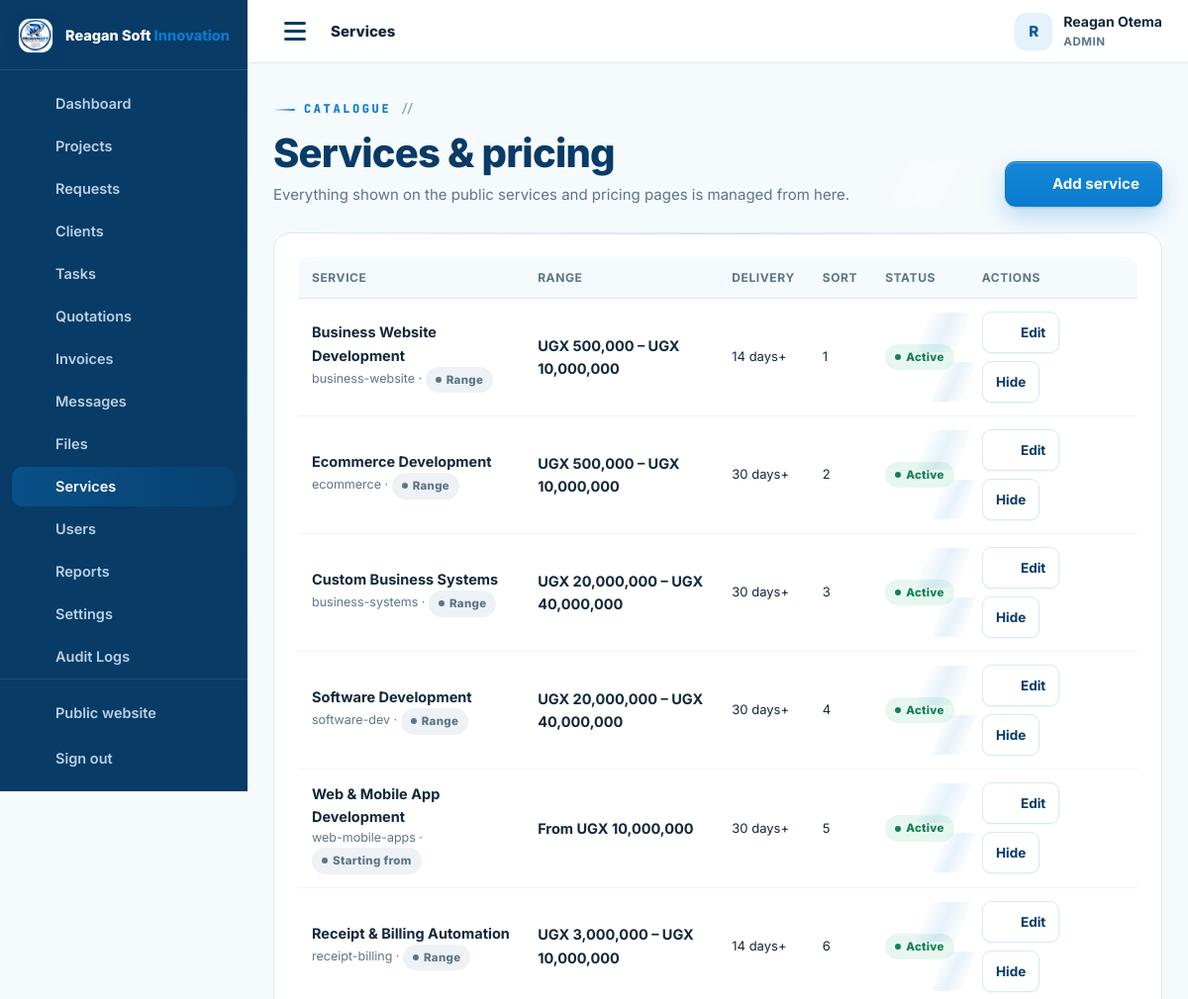
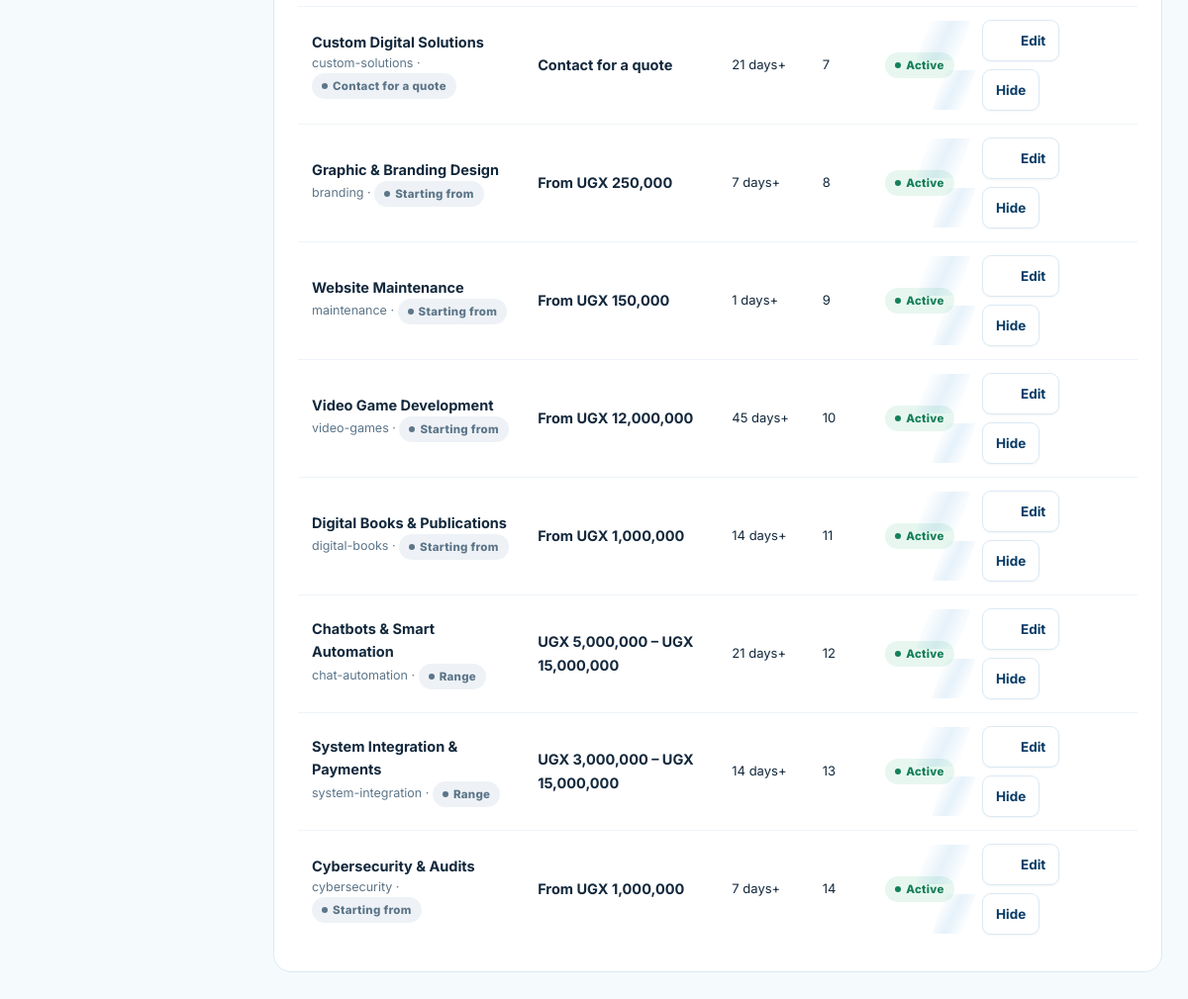
Screenshot of /admin/services.php (signed in) with the database file from the repository (2 pictures, top to bottom).
### tables this page shows
CREATE TABLE IF NOT EXISTS users (
  id INT UNSIGNED AUTO_INCREMENT PRIMARY KEY,
  full_name VARCHAR(150) NOT NULL,
  email VARCHAR(190) NOT NULL UNIQUE,
  phone VARCHAR(40) NULL,
  password_hash VARCHAR(255) NOT NULL,
  role ENUM('admin','staff','client') NOT NULL DEFAULT 'client',
  company VARCHAR(190) NULL,
  address VARCHAR(255) NULL,
  avatar VARCHAR(255) NULL,
   
   
   
   
   
   
  payer_type ENUM('business','individual') NOT NULL DEFAULT 'business',
  tax_id VARCHAR(60) NULL,
  national_id VARCHAR(60) NULL,
  country VARCHAR(80) NOT NULL DEFAULT 'Uganda',
  city VARCHAR(90) NULL,
  billing_terms_at DATETIME NULL,
  active TINYINT(1) NOT NULL DEFAULT 1,
  failed_logins INT UNSIGNED NOT NULL DEFAULT 0,
  locked_until DATETIME NULL,
  last_login_at DATETIME NULL,
  created_at TIMESTAMP DEFAULT CURRENT_TIMESTAMP,
  updated_at TIMESTAMP DEFAULT CURRENT_TIMESTAMP ON UPDATE CURRENT_TIMESTAMP,
  INDEX idx_users_role (role),
  INDEX idx_users_active (active)
);

CREATE TABLE IF NOT EXISTS services (
  id INT UNSIGNED AUTO_INCREMENT PRIMARY KEY,
  name VARCHAR(150) NOT NULL,
  slug VARCHAR(160) NOT NULL UNIQUE,
  description TEXT NOT NULL,
  price_min DECIMAL(14,2) NOT NULL DEFAULT 0,    
  price_max DECIMAL(14,2) NULL,                   
  currency VARCHAR(8) NOT NULL DEFAULT 'UGX',
  pricing_type ENUM('range','starting_from','contact_for_quote') NOT NULL DEFAULT 'starting_from',
  price_note VARCHAR(120) NOT NULL DEFAULT '',    
  features TEXT NULL,                  
  delivery_days INT UNSIGNED NULL,     
  icon VARCHAR(60) NOT NULL DEFAULT 'code-s',    
  status ENUM('active','inactive') NOT NULL DEFAULT 'active',
  sort_order INT UNSIGNED NOT NULL DEFAULT 0,
  created_at TIMESTAMP DEFAULT CURRENT_TIMESTAMP,
  INDEX idx_services_status (status)
);

### config/config.php (called while the page is built, shortened)
<?php
function db(): PDO {
    static $pdo = null;
    if ($pdo === null) {
        try {
            $pdo = new PDO(
                'mysql:host=' . DB_HOST . ';dbname=' . DB_NAME . ';charset=utf8mb4',
                DB_USER,
                DB_PASS,
                [
                    PDO::ATTR_ERRMODE            => PDO::ERRMODE_EXCEPTION,
                    PDO::ATTR_DEFAULT_FETCH_MODE => PDO::FETCH_ASSOC,
                    PDO::ATTR_EMULATE_PREPARES   => false,
                    PDO::ATTR_STRINGIFY_FETCHES  => false,
                    PDO::ATTR_TIMEOUT            => 5,
                    PDO::MYSQL_ATTR_INIT_COMMAND => "SET time_zone = '+03:00', NAMES utf8mb4 COLLATE utf8mb4_unicode_ci",
                ]
            );
        } catch (PDOException $e) {
            db_connection_failed($e);
        }
    }
    return $pdo;
}
function e(mixed $value): string {
    return htmlspecialchars((string)($value ?? ''), ENT_QUOTES, 'UTF-8');
}
function flash(string $key, ?string $value = null): ?string {
    $msg = $_SESSION['flash'][$key] ?? null;
    return $msg;
}
function app_url(string $path = ''): string {
    return APP_URL . ($path === '' ? '' : '/' . ltrim($path, '/'));
}
function current_user(): ?array {
    static $user = false;
    if ($user === false) {
        if (empty($_SESSION['user_id'])) {
            $user = null;
        } else {
            $st = db()->prepare('SELECT * FROM users WHERE id = ? AND active = 1 LIMIT 1');
            $st->execute([(int)$_SESSION['user_id']]);
            $user = $st->fetch() ?: null;
        }
    }
    return $user;
}
function is_logged_in(): bool {
    return current_user() !== null;
}
function user_role(): ?string {
    $u = current_user();
    return $u['role'] ?? null;
}
function require_login(): void {
    if (!is_logged_in()) {
        $_SESSION['intended'] = $_SERVER['REQUEST_URI'] ?? '';
        flash('error', 'Please sign in to continue.');
        redirect(app_url('login.php'));
    }
}
function require_role(string $role): void {
    require_login();
}
function require_admin(): void {
    require_role('admin');
}
require_once __DIR__ . '/../inc/functions.php';

### admin/services.php (the view, shortened to what this page needs)
<?php
require __DIR__ . '/../config/config.php';
require_admin();
$pdo = db();
$services = $pdo->query("SELECT * FROM services ORDER BY sort_order, id")->fetchAll();
$currency = settings('currency');
dashboard_head(['title' => 'Services', 'active' => 'services', 'crumb' => 'Services']);
?>
<div class="dash-head">
  <div>
    <span class="eyebrow">Catalogue</span>
    <h2>Services &amp; pricing</h2>
    <p class="sub">Everything shown on the public services and pricing pages is managed from here.</p>
  </div>
  <button class="btn btn-primary" type="button" data-modal-open="service-modal"><?= icon('plus') ?> Add service</button>
</div>
<section class="panel">
  <?php if ($services): ?>
    <div class="table-wrap">
      <table class="table">
        <thead><tr><th>Service</th><th>Range</th><th>Delivery</th><th>Sort</th><th>Status</th><th>Actions</th></tr></thead>
        <tbody>
          <?php foreach ($services as $s): ?>
            <tr>
              <td><span class="row-title"><?= e($s['name']) ?></span><div class="row-sub"><?= e($s['slug']) ?> · <span class="badge gray"><?= e(pricing_type_label($s['pricing_type'])) ?></span></div></td>
              <td><b><?= e(service_price_display($s, $currency)) ?></b></td>
              <td class="small"><?= $s['delivery_days'] ? (int)$s['delivery_days'] . ' days+' : '—' ?></td>
              <td class="small"><?= (int)$s['sort_order'] ?></td>
              <td><?= status_badge($s['status']) ?></td>
              <td style="min-width:170px">
                <div style="display:flex;gap:8px;flex-wrap:wrap">
                  <a class="btn btn-ghost btn-sm" href="services.php?edit=<?= (int)$s['id'] ?>#service-modal" data-modal-open="service-modal"><?= icon('edit') ?> Edit</a>
                  <form method="post" data-confirm="<?= $s['status'] === 'active' ? 'Hide this service from the website?' : 'Show this service on the website?' ?>">
                    <button class="btn btn-ghost btn-sm" type="submit"><?= $s['status'] === 'active' ? 'Hide' : 'Show' ?></button>
                  </form>
                </div>
              </td>
            </tr>
          <?php endforeach; ?>
        </tbody>
      </table>
    </div>
  <?php else: ?>
    <div class="empty"><?= icon('globe') ?><h4>No services yet</h4><p>Add services to populate the public website and pricing page.</p></div>
  <?php endif; ?>
</section>
<?php dashboard_footer(); ?>

### inc/layout.php (shortened to what this page needs)
<?php
function dashboard_nav_items(): array {
    $role = user_role();
    $client = [
        ['dashboard', 'Dashboard', app_url('client/index.php'), 'dashboard'],
        ['projects', 'My Projects', app_url('client/projects.php'), 'folder'],
        ['request', 'New Request', app_url('client/request.php'), 'plus'],
        ['messages', 'Messages', app_url('client/messages.php'), 'chat'],
        ['files', 'Files', app_url('client/files.php'), 'file'],
        ['notifications', 'Notifications', app_url('client/notifications.php'), 'bell'],
        ['billing', 'Payment Details', app_url('client/billing.php'), 'receipt'],
        ['profile', 'Profile', app_url('client/profile.php'), 'user'],
    ];
    $staff = [
        ['dashboard', 'Dashboard', app_url('admin/index.php'), 'dashboard'],
        ['projects', 'Projects', app_url('admin/projects.php'), 'folder'],
        ['requests', 'Requests', app_url('admin/requests.php'), 'inbox'],
        ['clients', 'Clients', app_url('admin/clients.php'), 'users'],
        ['tasks', 'Tasks', app_url('admin/tasks.php'), 'list'],
        ['quotations', 'Quotations', app_url('admin/quotations.php'), 'doc'],
        ['invoices', 'Invoices', app_url('admin/invoices.php'), 'money'],
        ['messages', 'Messages', app_url('admin/messages.php'), 'chat'],
        ['files', 'Files', app_url('admin/files.php'), 'file'],
    ];
    if ($role === 'admin') {
        $staff = array_merge($staff, [
            ['services', 'Services', app_url('admin/services.php'), 'globe'],
            ['users', 'Users', app_url('admin/users.php'), 'users'],
            ['reports', 'Reports', app_url('admin/reports.php'), 'chart'],
            ['settings', 'Settings', app_url('admin/settings.php'), 'settings'],
            ['audit', 'Audit Logs', app_url('admin/audit.php'), 'search'],
        ]);
    }
    return $role === 'client' ? $client : $staff;
}
function dashboard_head(array $page = []): void {
    $user = current_user();
    $role = user_role();
    $items = dashboard_nav_items();
    $active = $page['active'] ?? '';
    $loginUrl = $role === 'client' ? app_url('client/index.php') : app_url('admin/index.php');
    ?>
<!doctype html>
<html lang="en">
<head>
<link rel="stylesheet" href="<?= app_url('assets/css/style.css') ?>">
<link rel="stylesheet" href="<?= app_url('assets/css/tech.css') ?>">
</head>
<body class="dash-body">
<div class="dash-layout">
  <aside class="sidebar" id="sidebar" aria-label="Portal navigation">
    <div class="sidebar-brand">
      <a class="brand" href="<?= $loginUrl ?>">
        <img src="<?= app_url('assets/img/reagansoftinnovation-logo.jpeg') ?>" alt="" width="38" height="38">
        <span class="brand-text">Reagan Soft <b>Innovation</b></span>
      </a>
    </div>
    <nav class="side-nav">
      <?php foreach ($items as $it): ?>
        <a href="<?= e($it[2]) ?>" class="<?= $active === $it[0] ? 'active' : '' ?>">
          <?= icon($it[3]) ?><span><?= e($it[1]) ?></span>
        </a>
      <?php endforeach; ?>
    </nav>
    <div class="side-bottom">
      <a href="<?= app_url($role !== 'client' ? 'index.php' : 'index.php') ?>"><?= icon('globe') ?><span>Public website</span></a>
      <a href="<?= app_url('logout.php') ?>"><?= icon('logout') ?><span>Sign out</span></a>
    </div>
  </aside>
  <div class="dash-shell">
    <header class="dash-topbar">
      <button class="menu menu-dark" id="sidebar-toggle" aria-label="Toggle navigation" aria-expanded="false">
        <span class="menu-icon"></span>
      </button>
      <div class="dash-topbar-title">
        <span class="dash-crumb"><?= e($page['crumb'] ?? 'Portal') ?></span>
      </div>
      <div class="dash-topbar-right">
        <div class="user-chip">
          <span class="user-avatar"><?= e(mb_strtoupper(mb_substr($user['full_name'] ?? '?', 0, 1))) ?></span>
          <div class="user-meta">
            <strong><?= e($user['full_name'] ?? '') ?></strong>
            <small><?= e(mb_strtoupper($role)) ?></small>
          </div>
        </div>
      </div>
    </header>
    <main class="dash-main" id="main">
<?php
}
function dashboard_footer(): void {
    ?>
    </main>
  </div>
</div>
</body>
</html>
<?php
}
    ?>

### inc/functions.php (shortened to what this page needs)
<?php
function settings(?string $key = null, ?string $default = ''): string {
    static $cache = null;
    if ($cache === null) {
        $cache = [
            'company_name' => APP_NAME,
            'company_phone' => '+256772514889',
            'company_whatsapp' => '+256730314979',
            'payment_mtn_number' => '+256730314979',
            'currency' => 'UGX',
        ];
        try {
            $rows = db()->query('SELECT setting_key, setting_value FROM settings')->fetchAll();
            foreach ($rows as $r) {
                $cache[$r['setting_key']] = (string)$r['setting_value'];
            }
        } catch (Throwable $e) {
            log_error('settings() fallback: ' . $e->getMessage());
        }
    }
    return $cache[$key] ?? $default;
}
function money(mixed $amount, string $currency = 'UGX'): string {
    $amount = (float)$amount;
    if ($currency !== '') {
        return $currency . ' ' . number_format($amount, 0);
    }
    return number_format($amount, 0);
}
function pricing_type_label(string $type): string {
    return [
        'range'             => 'Range',
        'starting_from'     => 'Starting from',
        'contact_for_quote' => 'Contact for a quote',
    ][$type] ?? 'Starting from';
}
function service_price_display(array $s, string $currency = ''): string {
    $currency = $currency !== '' ? $currency : settings('currency');
    $type = (string)($s['pricing_type'] ?? 'starting_from');
    $min = (float)($s['price_min'] ?? 0);
    $max = (float)($s['price_max'] ?? 0);
    if ($type === 'contact_for_quote') return 'Contact for a quote';
    if ($type === 'range') {
        return $max > $min ? money($min, $currency) . ' – ' . money($max, $currency) : money($min, $currency);
    }
    return 'From ' . money($min, $currency);
}
function status_badge(string $status): string {
    $class = [
        'NEW' => 'blue', 'REVIEWING' => 'sky', 'QUOTATION' => 'violet',
        'APPROVED' => 'cyan', 'IN_PROGRESS' => 'blue', 'WAITING_FOR_CLIENT' => 'amber',
        'TESTING' => 'violet', 'COMPLETED' => 'green', 'CANCELLED' => 'red',
        'TODO' => 'gray', 'REVIEW' => 'violet',
        'draft' => 'gray', 'sent' => 'blue', 'accepted' => 'green', 'rejected' => 'red', 'expired' => 'amber', 'cancelled' => 'red',
        'paid' => 'green', 'partially_paid' => 'amber', 'overdue' => 'red',
        'active' => 'green', 'inactive' => 'red',
        'read' => 'gray', 'unread' => 'blue',
    ];
    $label = ucwords(str_replace('_', ' ', strtolower((string)$status)));
    return '<span class="badge ' . ($class[$status] ?? 'gray') . '">' . e($label) . '</span>';
}
function icon(string $name, string $class = ''): string {
    $path = $paths[$name] ?? $paths['code-s'];
    $cls = $class !== '' ? ' class="' . e($class) . '"' : '';
    return '<svg' . $cls . ' viewBox="0 0 24 24" fill="none" stroke="currentColor" stroke-width="1.8" stroke-linecap="round" stroke-linejoin="round" aria-hidden="true">' . $path . '</svg>';
}
require_once __DIR__ . '/layout.php';

### assets/css/tech.css (style rules this page uses)
:root { --font-disp: 'Space Grotesk', 'Inter', system-ui, -apple-system, sans-serif; --font-mono: 'JetBrains Mono', 'SFMono-Regular', Consolas, 'Liberation Mono', monospace; --pg: #0a7bce; --pgl: #8fd8ff; --grid: rgba(10, 123, 206, .09); --grid-lg: rgba(10, 123, 206, .16); --grid-dk: rgba(143, 216, 255, .12); --grid-dk-lg: rgba(143, 216, 255, .22); }
.eyebrow { font-family: var(--font-mono); letter-spacing: 2.6px; display: inline-flex; align-items: center; gap: 9px; }
.eyebrow::before { content: ''; width: 22px; height: 2px; background: linear-gradient(90deg, transparent, var(--pg)); border-radius: 2px; }
.eyebrow::after { content: '//'; color: var(--faint); letter-spacing: 0; font-weight: 600; }
.btn { will-change: transform; }
.btn::after { content: ''; position: absolute; top: 0; left: -80%; width: 55%; height: 100%; background: linear-gradient(100deg, transparent, rgba(255,255,255,.36), transparent); transform: skewX(-18deg); transition: left .5s ease; pointer-events: none; }
.btn-ghost::after, .btn-outline::after { background: linear-gradient(100deg, transparent, rgba(10,123,206,.10), transparent); }
.btn svg { flex-shrink: 0; }
.panel { position: relative; }
.panel::after { content: ''; position: absolute; top: 0; left: 18px; right: 18px; height: 1px; background: linear-gradient(90deg, transparent, rgba(10,123,206,.22), transparent); border-radius: 1px; }
.sidebar::after { content: ''; position: absolute; right: 0; top: 8%; bottom: 8%; width: 1px; background: linear-gradient(180deg, transparent, rgba(143,216,255,.28), transparent); }
.side-nav a { position: relative; }
.side-nav a.active { background: linear-gradient(90deg, rgba(10,123,206,.34), rgba(10,123,206,.10)); color: #fff; }

### rows the page displays
users: full_name "R", full_name "Reagan Otema", role "ADMIN"
services: name "Business Website Development", slug "business-website", pricing_type "Range", currency "UGX 500,000 – UGX 10,000,000", delivery_days "14", sort_order "1", status "Active", shows "Hide"
services: name "Ecommerce Development", slug "ecommerce", pricing_type "Range", service_price_display($s, $currency) "UGX 500,000 – UGX 10,000,000", delivery_days "30", sort_order "2", status "Active", shows "Hide"
services: name "Custom Business Systems", slug "business-systems", pricing_type "Range", service_price_display($s, $currency) "UGX 20,000,000 – UGX 40,000,000", delivery_days "30", sort_order "3", status "Active", shows "Hide"
services: name "Software Development", slug "software-dev", pricing_type "Range", service_price_display($s, $currency) "UGX 20,000,000 – UGX 40,000,000", delivery_days "30", sort_order "4", status "Active", shows "Hide"
services: name "Web & Mobile App Development", slug "web-mobile-apps", pricing_type "Starting from", price_min "From UGX 10,000,000", delivery_days "30", sort_order "5", status "Active", shows "Hide"
services: name "Receipt & Billing Automation", slug "receipt-billing", pricing_type "Range", service_price_display($s, $currency) "UGX 3,000,000 – UGX 10,000,000", delivery_days "14", sort_order "6", status "Active", shows "Hide"
services: name "Custom Digital Solutions", slug "custom-solutions", pricing_type "Contact for a quote", delivery_days "21", sort_order "7", status "Active", shows "Hide"
services: name "Graphic & Branding Design", slug "branding", pricing_type "Starting from", price_min "From UGX 250,000", delivery_days "7", sort_order "8", status "Active", shows "Hide"
services: name "Website Maintenance", slug "maintenance", pricing_type "Starting from", price_min "From UGX 150,000", delivery_days "1", sort_order "9", status "Active", shows "Hide"
services: name "Video Game Development", slug "video-games", pricing_type "Starting from", price_min "From UGX 12,000,000", delivery_days "45", sort_order "10", status "Active", shows "Hide"
services: name "Digital Books & Publications", slug "digital-books", pricing_type "Starting from", price_min "From UGX 1,000,000", delivery_days "14", sort_order "11", status "Active", shows "Hide"
services: name "Chatbots & Smart Automation", slug "chat-automation", pricing_type "Range", service_price_display($s, $currency) "UGX 5,000,000 – UGX 15,000,000", delivery_days "21", sort_order "12", status "Active", shows "Hide"
services: name "System Integration & Payments", slug "system-integration", pricing_type "Range", service_price_display($s, $currency) "UGX 3,000,000 – UGX 15,000,000", delivery_days "14", sort_order "13", status "Active", shows "Hide"
services: name "Cybersecurity & Audits", slug "cybersecurity", pricing_type "Starting from", price_min "From UGX 1,000,000", delivery_days "7", sort_order "14", status "Active", shows "Hide"

### other values shown
$it[1] "Dashboard"
$it[1] "Projects"
$it[1] "Requests"
$it[1] "Clients"
$it[1] "Tasks"
$it[1] "Quotations"
$it[1] "Invoices"
$it[1] "Messages"
$it[1] "Files"
$it[1] "Services"
$it[1] "Users"
$it[1] "Reports"
$it[1] "Settings"
$it[1] "Audit Logs"
$page['crumb'] "Services"
